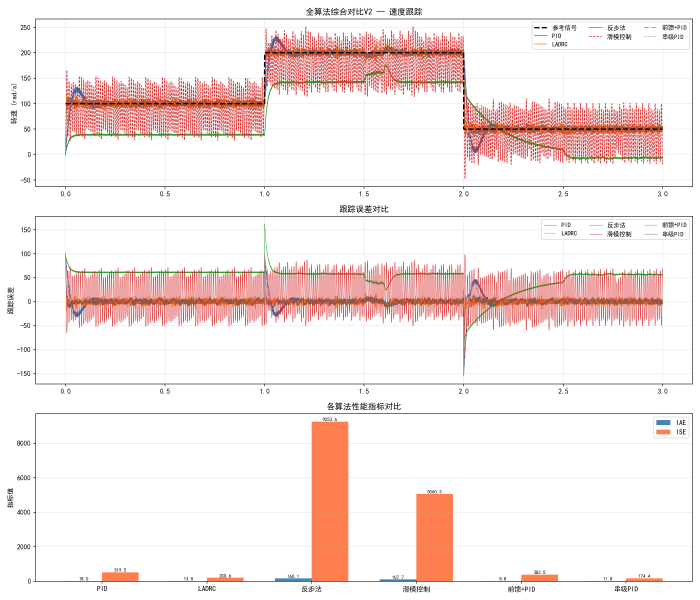
#> input picture 15_simulation/all_algorithms_comparison.png, 2100 x 1800 px (shown at 1/3 size)
$ python image_registration.py ../15_simulation/all_algorithms_comparison.png ../15_simulation/backstepping_nonlinear.png
#> lines starting #> are read from the running program, lines starting #| are printed output that depends on the picture
"""
图像配准模块 - 特征点检测+匹配+仿射/透视变换
适用场景：图像拼接、运动补偿、模板对齐、多帧对齐
"""

import cv2
import numpy as np


def detect_and_match_orb(img1, img2, max_features=500, match_ratio=0.75):
    """
    ORB特征点检测与匹配 (速度快，适合实时场景)
    :param img1: 参考图像
    :param img2: 待配准图像
    :param max_features: 最大特征点数
    :param match_ratio: Lowe比率测试阈值
    :return: (good_matches, kp1, kp2, des1, des2)
    """
    gray1 = cv2.cvtColor(img1, cv2.COLOR_BGR2GRAY) if len(img1.shape) == 3 else img1
    gray2 = cv2.cvtColor(img2, cv2.COLOR_BGR2GRAY) if len(img2.shape) == 3 else img2

    orb = cv2.ORB_create(max_features)
    kp1, des1 = orb.detectAndCompute(gray1, None)
    kp2, des2 = orb.detectAndCompute(gray2, None)

    bf = cv2.BFMatcher(cv2.NORM_HAMMING, crossCheck=False)
    matches = bf.knnMatch(des1, des2, k=2)

    good_matches = []
    for m, n in matches:
        if m.distance < match_ratio * n.distance:
            good_matches.append(m)

    return good_matches, kp1, kp2, des1, des2


# [24 lines left out: function detect_and_match_sift, not called in this run]


def estimate_affine_transform(img1, img2, method="orb", min_matches=10):
    """
    估计仿射变换矩阵 (平移+旋转+缩放，保平行线)
    :param img1: 参考图像
    :param img2: 待配准图像
    :param method: 特征检测方法 "orb" 或 "sift"
    :param min_matches: 最少匹配点数
    :return: (M_2x3, warped_img, match_count) 或 (None, None, 0)
    """
    if method == "orb":
        good_matches, kp1, kp2, _, _ = detect_and_match_orb(img1, img2)
    else:
        good_matches, kp1, kp2 = detect_and_match_sift(img1, img2)

    if len(good_matches) < min_matches:
        print(f"匹配点不足: {len(good_matches)}/{min_matches}")
        return None, None, len(good_matches)

    pts1 = np.float32([kp1[m.queryIdx].pt for m in good_matches]).reshape(-1, 1, 2)
    pts2 = np.float32([kp2[m.trainIdx].pt for m in good_matches]).reshape(-1, 1, 2)

    M, inliers = cv2.estimateAffinePartial2D(pts2, pts1, method=cv2.RANSAC)

    if M is None:
        return None, None, len(good_matches)

    h, w = img1.shape[:2]
    warped = cv2.warpAffine(img2, M, (w, h))
    return M, warped, len(good_matches)


def estimate_homography(img1, img2, method="orb", min_matches=10):
    """
    估计透视变换矩阵 (允许投影变形，用于图像拼接)
    :param img1: 参考图像
    :param img2: 待配准图像
    :param method: "orb" 或 "sift"
    :param min_matches: 最少匹配点数
    :return: (H_3x3, warped_img, match_count)
    """
    if method == "orb":
        good_matches, kp1, kp2, _, _ = detect_and_match_orb(img1, img2)
    else:
        good_matches, kp1, kp2 = detect_and_match_sift(img1, img2)

    if len(good_matches) < min_matches:
        print(f"匹配点不足: {len(good_matches)}/{min_matches}")
        return None, None, len(good_matches)

    pts1 = np.float32([kp1[m.queryIdx].pt for m in good_matches]).reshape(-1, 1, 2)
    pts2 = np.float32([kp2[m.trainIdx].pt for m in good_matches]).reshape(-1, 1, 2)

    H, mask = cv2.findHomography(pts2, pts1, cv2.RANSAC, 5.0)

    if H is None:
        return None, None, len(good_matches)

    h, w = img1.shape[:2]
    warped = cv2.warpPerspective(img2, H, (w, h))
    return H, warped, len(good_matches)


# [37 lines left out: functions draw_matches, align_images_simple, not called in this run]


# ===================== 示例与测试 =====================
if __name__ == "__main__":
    import sys

    if len(sys.argv) < 3:
        print("用法: python image_registration.py <参考图> <待配准图>")
        print("生成测试数据...")
        base = np.zeros((300, 400, 3), dtype=np.uint8)
        cv2.rectangle(base, (50, 50), (200, 200), (0, 255, 0), -1)
        cv2.circle(base, (300, 150), 60, (0, 0, 255), -1)
        img1 = base.copy()
        M_shift = np.float32([[1, 0, 30], [0, 1, 20]])
        img2 = cv2.warpAffine(base, M_shift, (400, 300))
    else:
        img1 = cv2.imread(sys.argv[1])
#> img1 is the input picture: shape (1800, 2100, 3); mean B, G, R 231.1, 233.1, 246.7
        img2 = cv2.imread(sys.argv[2])
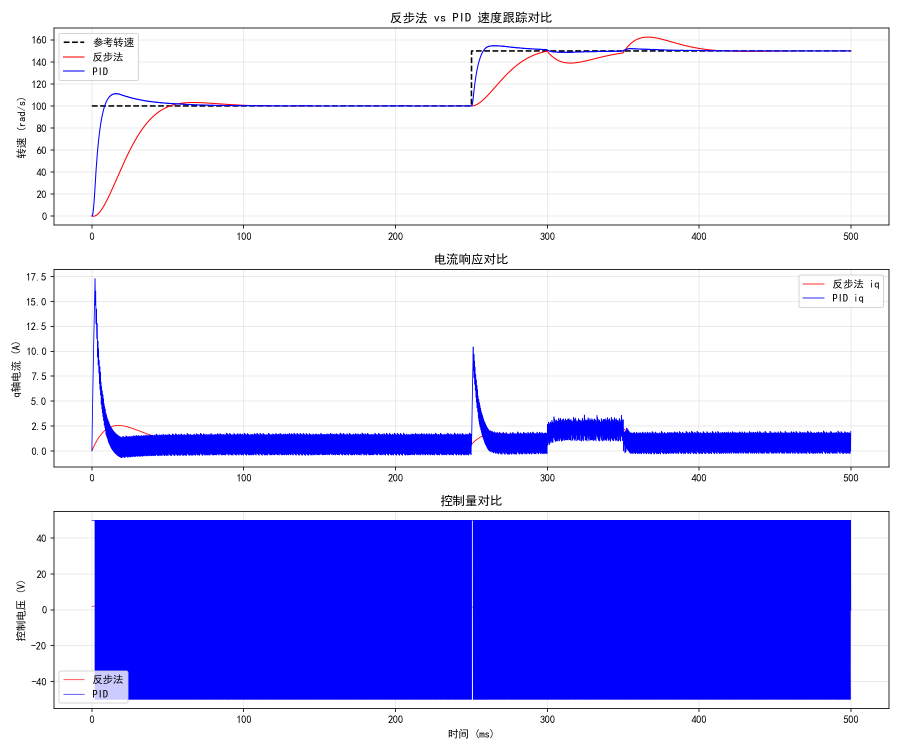
#> input picture 15_simulation/backstepping_nonlinear.png, 1800 x 1500 px (shown at 1/2 size)
#> img2 is the input picture: shape (1500, 1800, 3); mean B, G, R 250.9, 193.3, 193.6

    # 仿射变换配准
    M, warped_affine, n = estimate_affine_transform(img1, img2, method="orb")
#> in detect_and_match_orb, `gray1 = cv2.cvtColor(img1, cv2.COLOR_BGR2GRAY) if len(img1.shape) == 3..`:
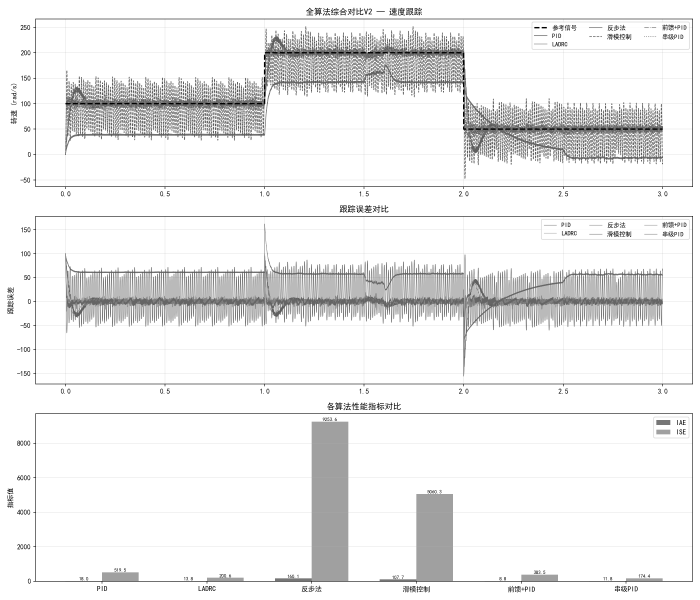
#> gray1: shape (1800, 2100) (shown at 1/3 size); min 0, max 255, mean 236.9
#> in detect_and_match_orb, `gray2 = cv2.cvtColor(img2, cv2.COLOR_BGR2GRAY) if len(img2.shape) == 3..`:
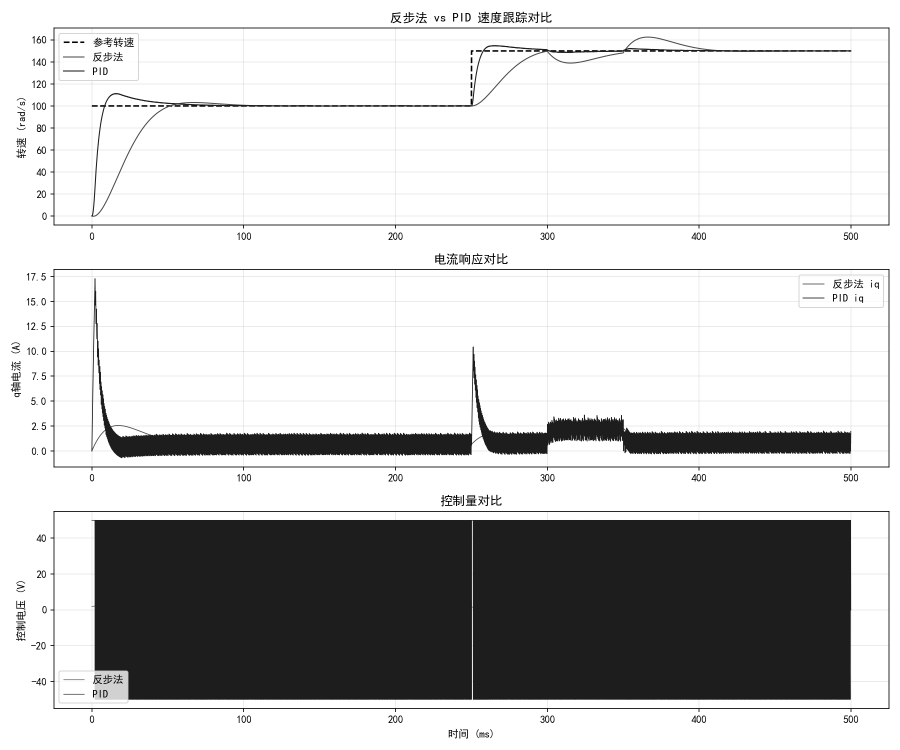
#> gray2: shape (1500, 1800) (shown at 1/2 size); min 0, max 255, mean 200
#> in detect_and_match_orb, `kp1, des1 = orb.detectAndCompute(gray1, None)`: kp1 = 500 keypoints; strongest (x, y, size): (1124, 1227, 31), (1094, 1221, 31), (1022, 38, 31), (1111, 1214, 31)
#> in detect_and_match_orb, `kp2, des2 = orb.detectAndCompute(gray2, None)`: kp2 = 500 keypoints; strongest (x, y, size): (908, 1003, 31), (188, 135, 31), (44, 1225, 31), (930, 1464, 31)
#> in detect_and_match_orb, `matches = bf.knnMatch(des1, des2, k=2)`: matches = 500 matches
#> after the loop in detect_and_match_orb, `for m, n in matches:`: good_matches = 74 matches
#> in estimate_affine_transform, `pts1 = np.float32([kp1[m.queryIdx].pt for m in good_matches]).reshape(..`: pts1 = 74 rows, first 8: [35, 354], [1171, 1229], [1254, 41], [1054, 633], [1176, 34], [1134, 637], [74, 831], [40, 264]
#> in estimate_affine_transform, `pts2 = np.float32([kp2[m.trainIdx].pt for m in good_matches]).reshape(..`: pts2 = 74 rows, first 8: [36, 299], [972, 1011], [1042, 41], [1042, 41], [964, 34], [972, 1011], [1689, 471], [41, 209]
#> in estimate_affine_transform, `M, inliers = cv2.estimateAffinePartial2D(pts2, pts1, method=cv2.RANSAC)`: M = [[0.967, 0.0048, 189.1], [-0.0048, 0.967, -336.2]]; inliers = 74 values, max 1 at index 5, min 0 at index 0, mean 0.0811
#> in estimate_affine_transform, `warped = cv2.warpAffine(img2, M, (w, h))`:
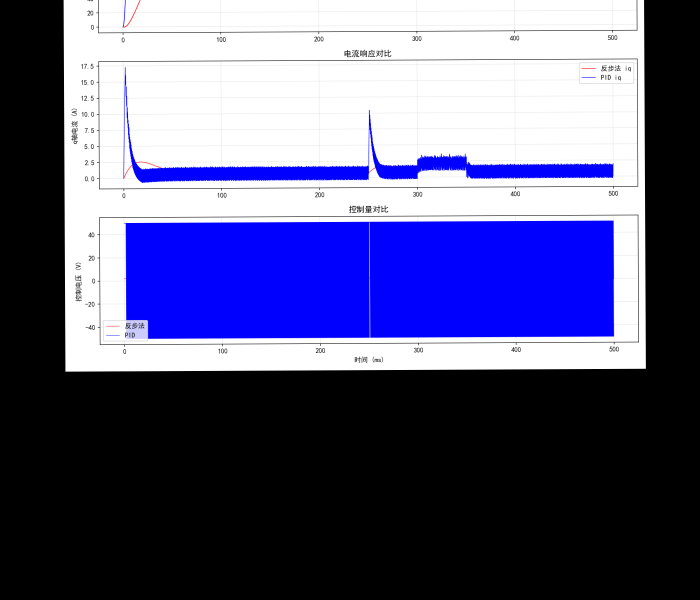
#> warped: shape (1800, 2100, 3) (shown at 1/3 size); mean B, G, R 128.6, 90.4, 90.5
#> M = [[0.967, 0.0048, 189.1], [-0.0048, 0.967, -336.2]]; n = 74
    print(f"仿射配准: {n} 个匹配点")
#| 仿射配准: 74 个匹配点

    # 透视变换配准
    H, warped_persp, n = estimate_homography(img1, img2, method="orb")
#> in estimate_homography, `good_matches, kp1, kp2, _, _ = detect_and_match_orb(img1, img2)`: good_matches = 74 matches
#> in estimate_homography, `H, mask = cv2.findHomography(pts2, pts1, cv2.RANSAC, 5.0)`: H = [[1.01, -0.0134, 1.31], [-0.0106, 0.967, 56], [-8.54e-05, -8.21e-05, 1]]; mask = 74 values, max 1 at index 0, min 0 at index 1, mean 0.203
#> in estimate_homography, `warped = cv2.warpPerspective(img2, H, (w, h))`:
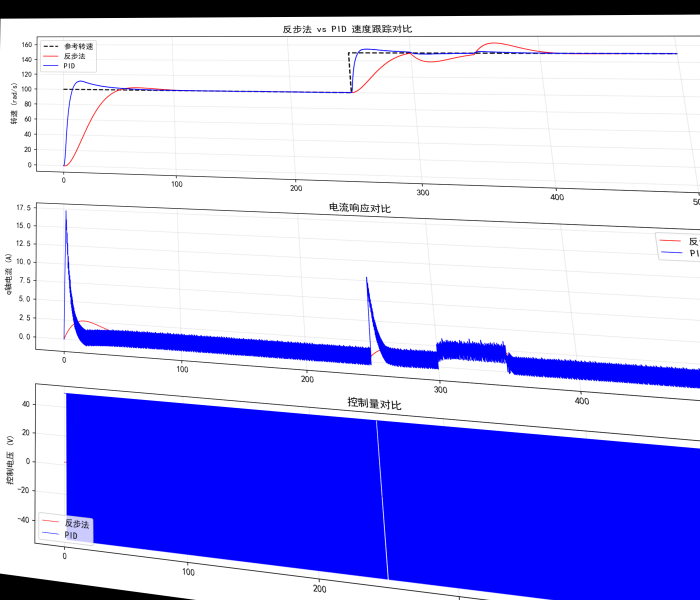
#> warped: shape (1800, 2100, 3) (shown at 1/3 size); mean B, G, R 242.7, 175.9, 176.1
    print(f"透视配准: {n} 个匹配点")
#| 透视配准: 74 个匹配点

    if warped_affine is not None:
        diff = cv2.absdiff(img1, warped_affine)
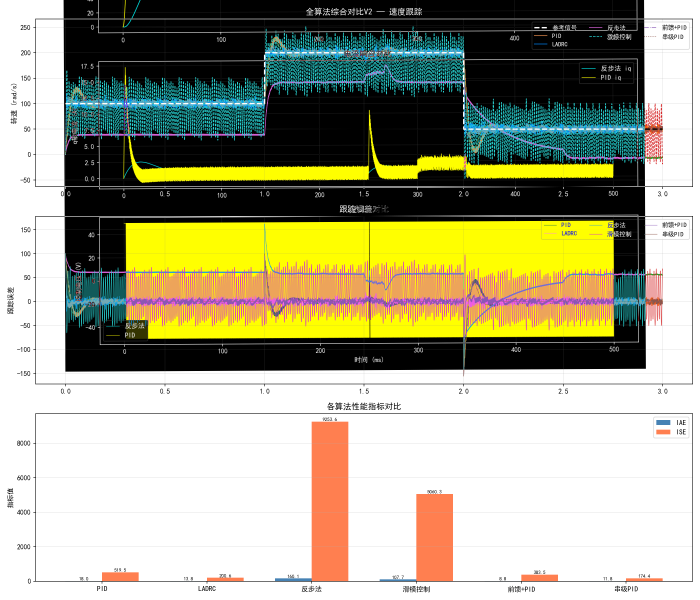
#> diff: shape (1800, 2100, 3) (shown at 1/3 size); mean B, G, R 136.2, 162.9, 164
        cv2.imshow("Affine Registration Result", warped_affine)
        cv2.imshow("Affine Diff", diff)

    if warped_persp is not None:
        cv2.imshow("Homography Result", warped_persp)

    print("按任意键关闭...")
    cv2.waitKey(0)
    cv2.destroyAllWindows()
